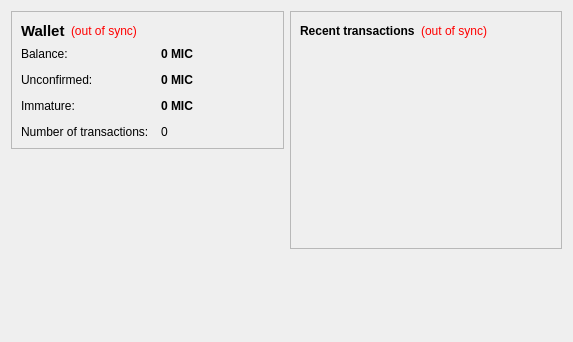
<?xml version="1.0" encoding="UTF-8"?>
<ui version="4.0">
 <class>OverviewPage</class>
 <widget class="QWidget" name="OverviewPage">
  <property name="geometry">
   <rect>
    <x>0</x>
    <y>0</y>
    <width>573</width>
    <height>342</height>
   </rect>
  </property>
  <property name="windowTitle">
   <string>Form</string>
  </property>
  <layout class="QHBoxLayout" name="horizontalLayout" stretch="1,1">
   <item>
    <layout class="QVBoxLayout" name="verticalLayout_2">
     <item>
      <widget class="QFrame" name="frame">
       <property name="frameShape">
        <enum>QFrame::StyledPanel</enum>
       </property>
       <property name="frameShadow">
        <enum>QFrame::Raised</enum>
       </property>
       <layout class="QVBoxLayout" name="verticalLayout_4">
        <item>
         <layout class="QHBoxLayout" name="horizontalLayout_4">
          <item>
           <widget class="QLabel" name="label_5">
            <property name="font">
             <font>
              <pointsize>11</pointsize>
              <weight>75</weight>
              <bold>true</bold>
             </font>
            </property>
            <property name="text">
             <string>Wallet</string>
            </property>
           </widget>
          </item>
          <item>
           <widget class="QLabel" name="labelWalletStatus">
            <property name="toolTip">
             <string>The displayed information may be out of date. Your wallet automatically synchronizes with the MusicCoin network after a connection is established, but this process has not completed yet.</string>
            </property>
            <property name="styleSheet">
             <string notr="true">QLabel { color: red; }</string>
            </property>
            <property name="text">
             <string notr="true">(out of sync)</string>
            </property>
            <property name="alignment">
             <set>Qt::AlignLeading|Qt::AlignLeft|Qt::AlignVCenter</set>
            </property>
           </widget>
          </item>
          <item>
           <spacer name="horizontalSpacer_2">
            <property name="orientation">
             <enum>Qt::Horizontal</enum>
            </property>
            <property name="sizeHint" stdset="0">
             <size>
              <width>40</width>
              <height>20</height>
             </size>
            </property>
           </spacer>
          </item>
         </layout>
        </item>
        <item>
         <layout class="QFormLayout" name="formLayout_2">
          <property name="fieldGrowthPolicy">
           <enum>QFormLayout::AllNonFixedFieldsGrow</enum>
          </property>
          <property name="horizontalSpacing">
           <number>12</number>
          </property>
          <property name="verticalSpacing">
           <number>12</number>
          </property>
          <item row="0" column="0">
           <widget class="QLabel" name="label">
            <property name="text">
             <string>Balance:</string>
            </property>
           </widget>
          </item>
          <item row="0" column="1">
           <widget class="QLabel" name="labelBalance">
            <property name="font">
             <font>
              <weight>75</weight>
              <bold>true</bold>
             </font>
            </property>
            <property name="cursor">
             <cursorShape>IBeamCursor</cursorShape>
            </property>
            <property name="toolTip">
             <string>Your current balance</string>
            </property>
            <property name="text">
             <string notr="true">0 MIC</string>
            </property>
            <property name="textInteractionFlags">
             <set>Qt::LinksAccessibleByMouse|Qt::TextSelectableByKeyboard|Qt::TextSelectableByMouse</set>
            </property>
           </widget>
          </item>
          <item row="1" column="0">
           <widget class="QLabel" name="label_3">
            <property name="text">
             <string>Unconfirmed:</string>
            </property>
           </widget>
          </item>
          <item row="1" column="1">
           <widget class="QLabel" name="labelUnconfirmed">
            <property name="font">
             <font>
              <weight>75</weight>
              <bold>true</bold>
             </font>
            </property>
            <property name="cursor">
             <cursorShape>IBeamCursor</cursorShape>
            </property>
            <property name="toolTip">
             <string>Total of transactions that have yet to be confirmed, and do not yet count toward the current balance</string>
            </property>
            <property name="text">
             <string notr="true">0 MIC</string>
            </property>
            <property name="textInteractionFlags">
             <set>Qt::LinksAccessibleByMouse|Qt::TextSelectableByKeyboard|Qt::TextSelectableByMouse</set>
            </property>
           </widget>
          </item>
          <item row="3" column="0">
           <widget class="QLabel" name="label_2">
            <property name="text">
             <string>Number of transactions:</string>
            </property>
           </widget>
          </item>
          <item row="3" column="1">
           <widget class="QLabel" name="labelNumTransactions">
            <property name="toolTip">
             <string>Total number of transactions in wallet</string>
            </property>
            <property name="text">
             <string notr="true">0</string>
            </property>
           </widget>
          </item>
          <item row="2" column="0">
           <widget class="QLabel" name="labelImmatureText">
            <property name="text">
             <string>Immature:</string>
            </property>
           </widget>
          </item>
          <item row="2" column="1">
           <widget class="QLabel" name="labelImmature">
            <property name="font">
             <font>
              <weight>75</weight>
              <bold>true</bold>
             </font>
            </property>
            <property name="toolTip">
             <string>Mined balance that has not yet matured</string>
            </property>
            <property name="text">
             <string notr="true">0 MIC</string>
            </property>
            <property name="textInteractionFlags">
             <set>Qt::LinksAccessibleByMouse|Qt::TextSelectableByKeyboard|Qt::TextSelectableByMouse</set>
            </property>
           </widget>
          </item>
         </layout>
        </item>
       </layout>
      </widget>
     </item>
     <item>
      <spacer name="verticalSpacer">
       <property name="orientation">
        <enum>Qt::Vertical</enum>
       </property>
       <property name="sizeHint" stdset="0">
        <size>
         <width>20</width>
         <height>40</height>
        </size>
       </property>
      </spacer>
     </item>
    </layout>
   </item>
   <item>
    <layout class="QVBoxLayout" name="verticalLayout_3">
     <item>
      <widget class="QFrame" name="frame_2">
       <property name="frameShape">
        <enum>QFrame::StyledPanel</enum>
       </property>
       <property name="frameShadow">
        <enum>QFrame::Raised</enum>
       </property>
       <layout class="QVBoxLayout" name="verticalLayout">
        <item>
         <layout class="QHBoxLayout" name="horizontalLayout_2">
          <item>
           <widget class="QLabel" name="label_4">
            <property name="text">
             <string>&lt;b&gt;Recent transactions&lt;/b&gt;</string>
            </property>
           </widget>
          </item>
          <item>
           <widget class="QLabel" name="labelTransactionsStatus">
            <property name="toolTip">
             <string>The displayed information may be out of date. Your wallet automatically synchronizes with the MusicCoin network after a connection is established, but this process has not completed yet.</string>
            </property>
            <property name="styleSheet">
             <string notr="true">QLabel { color: red; }</string>
            </property>
            <property name="text">
             <string notr="true">(out of sync)</string>
            </property>
            <property name="alignment">
             <set>Qt::AlignRight|Qt::AlignTrailing|Qt::AlignVCenter</set>
            </property>
           </widget>
          </item>
          <item>
           <spacer name="horizontalSpacer">
            <property name="orientation">
             <enum>Qt::Horizontal</enum>
            </property>
            <property name="sizeHint" stdset="0">
             <size>
              <width>40</width>
              <height>20</height>
             </size>
            </property>
           </spacer>
          </item>
         </layout>
        </item>
        <item>
         <widget class="QListView" name="listTransactions">
          <property name="styleSheet">
           <string notr="true">QListView { background: transparent; }</string>
          </property>
          <property name="frameShape">
           <enum>QFrame::NoFrame</enum>
          </property>
          <property name="verticalScrollBarPolicy">
           <enum>Qt::ScrollBarAlwaysOff</enum>
          </property>
          <property name="horizontalScrollBarPolicy">
           <enum>Qt::ScrollBarAlwaysOff</enum>
          </property>
          <property name="selectionMode">
           <enum>QAbstractItemView::NoSelection</enum>
          </property>
         </widget>
        </item>
       </layout>
      </widget>
     </item>
     <item>
      <spacer name="verticalSpacer_2">
       <property name="orientation">
        <enum>Qt::Vertical</enum>
       </property>
       <property name="sizeHint" stdset="0">
        <size>
         <width>20</width>
         <height>40</height>
        </size>
       </property>
      </spacer>
     </item>
    </layout>
   </item>
  </layout>
 </widget>
 <resources/>
 <connections/>
</ui>
